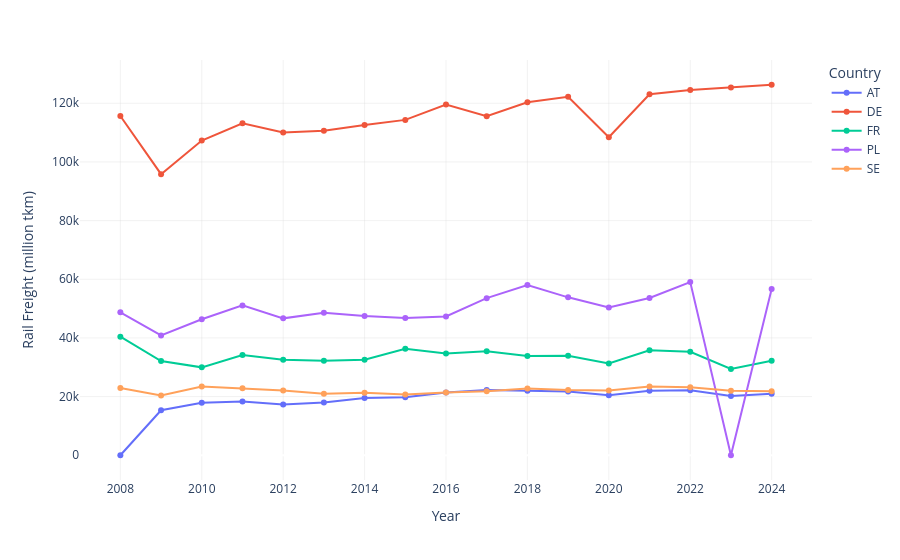

The notebook cell saved with this chart:
### Code cell
# Analyzing freight trends over time for the top 5 countries
top5 = total_freight.sort_values(by="million_tkm", ascending=False).head(5)["country"].tolist()
df_top5 = df[df["country"].isin(top5)]
df_top5_yearly = df_top5.groupby(["year","country"])["million_tkm"].sum().reset_index()

# Plotly line chart
fig = px.line(
    df_top5_yearly,
    x="year",
    y="million_tkm",
    color="country",
    markers=True
)

fig.update_layout(
    xaxis_title="Year",
    yaxis_title="Rail Freight (million tkm)",
    plot_bgcolor="white",
    legend_title="Country",
    font=dict(size=12),
)

fig.update_xaxes(showgrid=True, gridwidth=0.3, gridcolor="lightgrey")
fig.update_yaxes(showgrid=True, gridwidth=0.3, gridcolor="lightgrey")

fig.add_annotation(
    text="<b>Figure 4.3 – Freight Trend Over Time for Top 5 EU Countries </b>",
    xref="paper", yref="paper",
    x=0.25, y=-0.23,
    showarrow=False,
    font=dict(size=12, color="gray"),
    align="left"
)

fig.show()

### Figure 1 — Plotly figure (JSON) as saved in the notebook; plotly's stock layout.template omitted (floating-point values rounded to 4 significant figures)
{"data": [{"hovertemplate": "country=AT<br>year=%{x}<br>million_tkm=%{y}<extra></extra>", "legendgroup": "AT", "line": {"color": "#636efa", "dash": "solid"}, "marker": {"symbol": "circle"}, "mode": "lines+markers", "name": "AT", "orientation": "v", "showlegend": true, "type": "scatter", "x": [2008, 2009, 2010, 2011, 2012, 2013, 2014, 2015, 2016, 2017, 2018, 2019, 2020, 2021, 2022, 2023, 2024], "xaxis": "x", "y": [0, 15355, 17886, 18288, 17269, 18012, 19522, 19736, 21361, 22256, 21996, 21736, 20498, 21980, 22167, 20205, 20997], "yaxis": "y"}, {"hovertemplate": "country=DE<br>year=%{x}<br>million_tkm=%{y}<extra></extra>", "legendgroup": "DE", "line": {"color": "#EF553B", "dash": "solid"}, "marker": {"symbol": "circle"}, "mode": "lines+markers", "name": "DE", "orientation": "v", "showlegend": true, "type": "scatter", "x": [2008, 2009, 2010, 2011, 2012, 2013, 2014, 2015, 2016, 2017, 2018, 2019, 2020, 2021, 2022, 2023, 2024], "xaxis": "x", "y": [115652, 95834, 107317, 113160, 110065, 110655, 112629, 114341, 119562, 115576, 120357, 122190, 108406, 123067, 124553, 125364, 126320], "yaxis": "y"}, {"hovertemplate": "country=FR<br>year=%{x}<br>million_tkm=%{y}<extra></extra>", "legendgroup": "FR", "line": {"color": "#00cc96", "dash": "solid"}, "marker": {"symbol": "circle"}, "mode": "lines+markers", "name": "FR", "orientation": "v", "showlegend": true, "type": "scatter", "x": [2008, 2009, 2010, 2011, 2012, 2013, 2014, 2015, 2016, 2017, 2018, 2019, 2020, 2021, 2022, 2023, 2024], "xaxis": "x", "y": [40436, 32129, 29965, 34202, 32539, 32230, 32596, 36328, 34714, 35481, 33850, 33909, 31297, 35770, 35282, 29399, 32249], "yaxis": "y"}, {"hovertemplate": "country=PL<br>year=%{x}<br>million_tkm=%{y}<extra></extra>", "legendgroup": "PL", "line": {"color": "#ab63fa", "dash": "solid"}, "marker": {"symbol": "circle"}, "mode": "lines+markers", "name": "PL", "orientation": "v", "showlegend": true, "type": "scatter", "x": [2008, 2009, 2010, 2011, 2012, 2013, 2014, 2015, 2016, 2017, 2018, 2019, 2020, 2021, 2022, 2023, 2024], "xaxis": "x", "y": [48715, 40840, 46355, 51095, 46672, 48544, 47439, 46753, 47342, 53554, 58011, 53840, 50365, 53608, 59031, 0, 56713], "yaxis": "y"}, {"hovertemplate": "country=SE<br>year=%{x}<br>million_tkm=%{y}<extra></extra>", "legendgroup": "SE", "line": {"color": "#FFA15A", "dash": "solid"}, "marker": {"symbol": "circle"}, "mode": "lines+markers", "name": "SE", "orientation": "v", "showlegend": true, "type": "scatter", "x": [2008, 2009, 2010, 2011, 2012, 2013, 2014, 2015, 2016, 2017, 2018, 2019, 2020, 2021, 2022, 2023, 2024], "xaxis": "x", "y": [22924, 20389, 23464, 22864, 22043, 20970, 21296, 20699, 21406, 21838, 22794, 22222, 22094, 23449, 23161, 21953, 21789], "yaxis": "y"}], "layout": {"annotations": [{"align": "left", "font": {"color": "gray", "size": 12}, "showarrow": false, "text": "<b>Figure 4.3 – Freight Trend Over Time for Top 5 EU Countries </b>", "x": 0.25, "xref": "paper", "y": -0.23, "yref": "paper"}], "font": {"size": 12}, "legend": {"title": {"text": "Country"}, "tracegroupgap": 0}, "margin": {"t": 60}, "plot_bgcolor": "white", "xaxis": {"anchor": "y", "domain": [0, 1], "gridcolor": "lightgrey", "gridwidth": 0.3, "showgrid": true, "title": {"text": "Year"}}, "yaxis": {"anchor": "x", "domain": [0, 1], "gridcolor": "lightgrey", "gridwidth": 0.3, "showgrid": true, "title": {"text": "Rail Freight (million tkm)"}}}}
